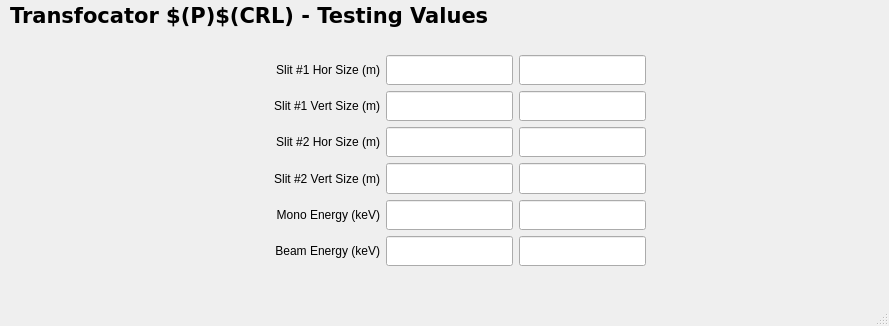
<?xml version="1.0" encoding="UTF-8"?>
<ui version="4.0">
 <class>MainWindow</class>
 <widget class="QMainWindow" name="MainWindow">
  <property name="geometry">
   <rect>
    <x>0</x>
    <y>0</y>
    <width>889</width>
    <height>326</height>
   </rect>
  </property>
  <property name="windowTitle">
   <string>MainWindow</string>
  </property>
  <widget class="QWidget" name="centralwidget">
   <widget class="caFrame" name="caframe_8">
    <property name="geometry">
     <rect>
      <x>0</x>
      <y>0</y>
      <width>1071</width>
      <height>31</height>
     </rect>
    </property>
    <property name="sizePolicy">
     <sizepolicy hsizetype="Expanding" vsizetype="Preferred">
      <horstretch>0</horstretch>
      <verstretch>0</verstretch>
     </sizepolicy>
    </property>
    <property name="maximumSize">
     <size>
      <width>1071</width>
      <height>16777215</height>
     </size>
    </property>
    <property name="lineWidth">
     <number>0</number>
    </property>
    <property name="background">
     <color>
      <red>0</red>
      <green>53</green>
      <blue>132</blue>
     </color>
    </property>
    <property name="backgroundMode">
     <enum>caFrame::Filled</enum>
    </property>
    <layout class="QHBoxLayout" name="horizontalLayout">
     <property name="spacing">
      <number>5</number>
     </property>
     <property name="leftMargin">
      <number>10</number>
     </property>
     <property name="topMargin">
      <number>2</number>
     </property>
     <property name="rightMargin">
      <number>0</number>
     </property>
     <property name="bottomMargin">
      <number>2</number>
     </property>
     <item>
      <widget class="caLabel" name="calabel">
       <property name="enabled">
        <bool>true</bool>
       </property>
       <property name="sizePolicy">
        <sizepolicy hsizetype="Preferred" vsizetype="Preferred">
         <horstretch>0</horstretch>
         <verstretch>0</verstretch>
        </sizepolicy>
       </property>
       <property name="maximumSize">
        <size>
         <width>1071</width>
         <height>16777215</height>
        </size>
       </property>
       <property name="font">
        <font>
         <family>Verdana</family>
         <pointsize>16</pointsize>
         <weight>75</weight>
         <bold>true</bold>
        </font>
       </property>
       <property name="text">
        <string>Transfocator $(P)$(CRL) - Testing Values</string>
       </property>
       <property name="alignment">
        <set>Qt::AlignLeading|Qt::AlignLeft|Qt::AlignVCenter</set>
       </property>
       <property name="fontScaleMode">
        <enum>ESimpleLabel::Height</enum>
       </property>
       <property name="foreground">
        <color>
         <red>228</red>
         <green>228</green>
         <blue>228</blue>
        </color>
       </property>
       <property name="background">
        <color alpha="0">
         <red>160</red>
         <green>160</green>
         <blue>164</blue>
        </color>
       </property>
      </widget>
     </item>
    </layout>
   </widget>
   <widget class="caFrame" name="caframe">
    <property name="geometry">
     <rect>
      <x>0</x>
      <y>40</y>
      <width>871</width>
      <height>301</height>
     </rect>
    </property>
    <widget class="QWidget" name="gridLayoutWidget_2">
     <property name="geometry">
      <rect>
       <x>120</x>
       <y>10</y>
       <width>531</width>
       <height>221</height>
      </rect>
     </property>
     <layout class="QGridLayout" name="gridLayout_2" rowstretch="1,1,1,1,1,1" columnstretch="2,1,1">
      <property name="margin">
       <number>5</number>
      </property>
      <item row="1" column="1">
       <widget class="caTextEntry" name="catextentry_20">
        <property name="sizePolicy">
         <sizepolicy hsizetype="Expanding" vsizetype="Expanding">
          <horstretch>0</horstretch>
          <verstretch>0</verstretch>
         </sizepolicy>
        </property>
        <property name="alignment">
         <set>Qt::AlignRight|Qt::AlignTrailing|Qt::AlignVCenter</set>
        </property>
        <property name="channel" stdset="0">
         <string notr="true">$(P)$(SLIT1V).VAL</string>
        </property>
        <property name="background">
         <color>
          <red>115</red>
          <green>223</green>
          <blue>255</blue>
         </color>
        </property>
        <property name="colorMode">
         <enum>caLineEdit::Static</enum>
        </property>
        <property name="precision">
         <number>3</number>
        </property>
       </widget>
      </item>
      <item row="5" column="2">
       <widget class="caLineEdit" name="caLineEdit_31">
        <property name="sizePolicy">
         <sizepolicy hsizetype="Expanding" vsizetype="Expanding">
          <horstretch>0</horstretch>
          <verstretch>0</verstretch>
         </sizepolicy>
        </property>
        <property name="font">
         <font>
          <pointsize>13</pointsize>
         </font>
        </property>
        <property name="text">
         <string/>
        </property>
        <property name="alignment">
         <set>Qt::AlignRight|Qt::AlignTrailing|Qt::AlignVCenter</set>
        </property>
        <property name="channel" stdset="0">
         <string notr="true">$(P)$(IDENERGY).VAL</string>
        </property>
        <property name="foreground">
         <color>
          <red>10</red>
          <green>0</green>
          <blue>184</blue>
         </color>
        </property>
        <property name="background">
         <color>
          <red>200</red>
          <green>200</green>
          <blue>200</blue>
         </color>
        </property>
        <property name="colorMode">
         <enum>caLineEdit::Static</enum>
        </property>
        <property name="precision">
         <number>3</number>
        </property>
        <property name="fontScaleMode" stdset="0">
         <enum>caLineEdit::None</enum>
        </property>
       </widget>
      </item>
      <item row="2" column="0">
       <widget class="caLabel" name="calabel_27">
        <property name="text">
         <string>Slit #2 Hor Size (m)</string>
        </property>
        <property name="alignment">
         <set>Qt::AlignRight|Qt::AlignTrailing|Qt::AlignVCenter</set>
        </property>
        <property name="fontScaleMode">
         <enum>ESimpleLabel::WidthAndHeight</enum>
        </property>
       </widget>
      </item>
      <item row="0" column="2">
       <widget class="caLineEdit" name="caLineEdit_33">
        <property name="sizePolicy">
         <sizepolicy hsizetype="Expanding" vsizetype="Expanding">
          <horstretch>0</horstretch>
          <verstretch>0</verstretch>
         </sizepolicy>
        </property>
        <property name="font">
         <font>
          <pointsize>13</pointsize>
         </font>
        </property>
        <property name="text">
         <string/>
        </property>
        <property name="alignment">
         <set>Qt::AlignRight|Qt::AlignTrailing|Qt::AlignVCenter</set>
        </property>
        <property name="channel" stdset="0">
         <string notr="true">$(P)$(SLIT1H).VAL</string>
        </property>
        <property name="foreground">
         <color>
          <red>10</red>
          <green>0</green>
          <blue>184</blue>
         </color>
        </property>
        <property name="background">
         <color>
          <red>200</red>
          <green>200</green>
          <blue>200</blue>
         </color>
        </property>
        <property name="colorMode">
         <enum>caLineEdit::Static</enum>
        </property>
        <property name="precision">
         <number>3</number>
        </property>
        <property name="fontScaleMode" stdset="0">
         <enum>caLineEdit::None</enum>
        </property>
       </widget>
      </item>
      <item row="0" column="0">
       <widget class="caLabel" name="calabel_26">
        <property name="text">
         <string>Slit #1 Hor Size (m)</string>
        </property>
        <property name="alignment">
         <set>Qt::AlignRight|Qt::AlignTrailing|Qt::AlignVCenter</set>
        </property>
        <property name="fontScaleMode">
         <enum>ESimpleLabel::WidthAndHeight</enum>
        </property>
       </widget>
      </item>
      <item row="1" column="2">
       <widget class="caLineEdit" name="caLineEdit_32">
        <property name="sizePolicy">
         <sizepolicy hsizetype="Expanding" vsizetype="Expanding">
          <horstretch>0</horstretch>
          <verstretch>0</verstretch>
         </sizepolicy>
        </property>
        <property name="font">
         <font>
          <pointsize>13</pointsize>
         </font>
        </property>
        <property name="text">
         <string/>
        </property>
        <property name="alignment">
         <set>Qt::AlignRight|Qt::AlignTrailing|Qt::AlignVCenter</set>
        </property>
        <property name="channel" stdset="0">
         <string notr="true">$(P)$(SLIT1V).VAL</string>
        </property>
        <property name="foreground">
         <color>
          <red>10</red>
          <green>0</green>
          <blue>184</blue>
         </color>
        </property>
        <property name="background">
         <color>
          <red>200</red>
          <green>200</green>
          <blue>200</blue>
         </color>
        </property>
        <property name="colorMode">
         <enum>caLineEdit::Static</enum>
        </property>
        <property name="precision">
         <number>3</number>
        </property>
        <property name="fontScaleMode" stdset="0">
         <enum>caLineEdit::None</enum>
        </property>
       </widget>
      </item>
      <item row="4" column="2">
       <widget class="caLineEdit" name="caLineEdit_30">
        <property name="sizePolicy">
         <sizepolicy hsizetype="Expanding" vsizetype="Expanding">
          <horstretch>0</horstretch>
          <verstretch>0</verstretch>
         </sizepolicy>
        </property>
        <property name="font">
         <font>
          <pointsize>13</pointsize>
         </font>
        </property>
        <property name="text">
         <string/>
        </property>
        <property name="alignment">
         <set>Qt::AlignRight|Qt::AlignTrailing|Qt::AlignVCenter</set>
        </property>
        <property name="channel" stdset="0">
         <string notr="true">$(P)$(MONOE).VAL</string>
        </property>
        <property name="foreground">
         <color>
          <red>10</red>
          <green>0</green>
          <blue>184</blue>
         </color>
        </property>
        <property name="background">
         <color>
          <red>200</red>
          <green>200</green>
          <blue>200</blue>
         </color>
        </property>
        <property name="colorMode">
         <enum>caLineEdit::Static</enum>
        </property>
        <property name="precision">
         <number>3</number>
        </property>
        <property name="fontScaleMode" stdset="0">
         <enum>caLineEdit::None</enum>
        </property>
       </widget>
      </item>
      <item row="5" column="1">
       <widget class="caTextEntry" name="catextentry_19">
        <property name="sizePolicy">
         <sizepolicy hsizetype="Expanding" vsizetype="Expanding">
          <horstretch>0</horstretch>
          <verstretch>0</verstretch>
         </sizepolicy>
        </property>
        <property name="alignment">
         <set>Qt::AlignRight|Qt::AlignTrailing|Qt::AlignVCenter</set>
        </property>
        <property name="channel" stdset="0">
         <string notr="true">$(P)$(IDENERGY).VAL</string>
        </property>
        <property name="background">
         <color>
          <red>115</red>
          <green>223</green>
          <blue>255</blue>
         </color>
        </property>
        <property name="colorMode">
         <enum>caLineEdit::Static</enum>
        </property>
        <property name="precision">
         <number>3</number>
        </property>
       </widget>
      </item>
      <item row="4" column="1">
       <widget class="caTextEntry" name="catextentry_18">
        <property name="sizePolicy">
         <sizepolicy hsizetype="Expanding" vsizetype="Expanding">
          <horstretch>0</horstretch>
          <verstretch>0</verstretch>
         </sizepolicy>
        </property>
        <property name="alignment">
         <set>Qt::AlignRight|Qt::AlignTrailing|Qt::AlignVCenter</set>
        </property>
        <property name="channel" stdset="0">
         <string notr="true">$(P)$(MONOE).VAL</string>
        </property>
        <property name="background">
         <color>
          <red>115</red>
          <green>223</green>
          <blue>255</blue>
         </color>
        </property>
        <property name="colorMode">
         <enum>caLineEdit::Static</enum>
        </property>
        <property name="precision">
         <number>3</number>
        </property>
       </widget>
      </item>
      <item row="1" column="0">
       <widget class="caLabel" name="calabel_25">
        <property name="text">
         <string>Slit #1 Vert Size (m)</string>
        </property>
        <property name="alignment">
         <set>Qt::AlignRight|Qt::AlignTrailing|Qt::AlignVCenter</set>
        </property>
        <property name="fontScaleMode">
         <enum>ESimpleLabel::WidthAndHeight</enum>
        </property>
       </widget>
      </item>
      <item row="2" column="1">
       <widget class="caTextEntry" name="catextentry_22">
        <property name="sizePolicy">
         <sizepolicy hsizetype="Expanding" vsizetype="Expanding">
          <horstretch>0</horstretch>
          <verstretch>0</verstretch>
         </sizepolicy>
        </property>
        <property name="alignment">
         <set>Qt::AlignRight|Qt::AlignTrailing|Qt::AlignVCenter</set>
        </property>
        <property name="channel" stdset="0">
         <string notr="true">$(P)$(SLIT2H).VAL</string>
        </property>
        <property name="background">
         <color>
          <red>115</red>
          <green>223</green>
          <blue>255</blue>
         </color>
        </property>
        <property name="colorMode">
         <enum>caLineEdit::Static</enum>
        </property>
        <property name="precision">
         <number>3</number>
        </property>
       </widget>
      </item>
      <item row="5" column="0">
       <widget class="caLabel" name="calabel_23">
        <property name="text">
         <string>Beam Energy (keV)</string>
        </property>
        <property name="alignment">
         <set>Qt::AlignRight|Qt::AlignTrailing|Qt::AlignVCenter</set>
        </property>
        <property name="fontScaleMode">
         <enum>ESimpleLabel::WidthAndHeight</enum>
        </property>
       </widget>
      </item>
      <item row="0" column="1">
       <widget class="caTextEntry" name="catextentry_21">
        <property name="sizePolicy">
         <sizepolicy hsizetype="Expanding" vsizetype="Expanding">
          <horstretch>0</horstretch>
          <verstretch>0</verstretch>
         </sizepolicy>
        </property>
        <property name="alignment">
         <set>Qt::AlignRight|Qt::AlignTrailing|Qt::AlignVCenter</set>
        </property>
        <property name="channel" stdset="0">
         <string notr="true">$(P)$(SLIT1H).VAL</string>
        </property>
        <property name="background">
         <color>
          <red>115</red>
          <green>223</green>
          <blue>255</blue>
         </color>
        </property>
        <property name="colorMode">
         <enum>caLineEdit::Static</enum>
        </property>
        <property name="precision">
         <number>3</number>
        </property>
       </widget>
      </item>
      <item row="4" column="0">
       <widget class="caLabel" name="calabel_22">
        <property name="text">
         <string>Mono Energy (keV)</string>
        </property>
        <property name="alignment">
         <set>Qt::AlignRight|Qt::AlignTrailing|Qt::AlignVCenter</set>
        </property>
        <property name="fontScaleMode">
         <enum>ESimpleLabel::WidthAndHeight</enum>
        </property>
       </widget>
      </item>
      <item row="2" column="2">
       <widget class="caLineEdit" name="caLineEdit_34">
        <property name="sizePolicy">
         <sizepolicy hsizetype="Expanding" vsizetype="Expanding">
          <horstretch>0</horstretch>
          <verstretch>0</verstretch>
         </sizepolicy>
        </property>
        <property name="font">
         <font>
          <pointsize>13</pointsize>
         </font>
        </property>
        <property name="text">
         <string/>
        </property>
        <property name="alignment">
         <set>Qt::AlignRight|Qt::AlignTrailing|Qt::AlignVCenter</set>
        </property>
        <property name="channel" stdset="0">
         <string notr="true">$(P)$(SLIT2H).VAL</string>
        </property>
        <property name="foreground">
         <color>
          <red>10</red>
          <green>0</green>
          <blue>184</blue>
         </color>
        </property>
        <property name="background">
         <color>
          <red>200</red>
          <green>200</green>
          <blue>200</blue>
         </color>
        </property>
        <property name="colorMode">
         <enum>caLineEdit::Static</enum>
        </property>
        <property name="precision">
         <number>3</number>
        </property>
        <property name="fontScaleMode" stdset="0">
         <enum>caLineEdit::None</enum>
        </property>
       </widget>
      </item>
      <item row="3" column="0">
       <widget class="caLabel" name="calabel_28">
        <property name="text">
         <string>Slit #2 Vert Size (m)</string>
        </property>
        <property name="alignment">
         <set>Qt::AlignRight|Qt::AlignTrailing|Qt::AlignVCenter</set>
        </property>
        <property name="fontScaleMode">
         <enum>ESimpleLabel::WidthAndHeight</enum>
        </property>
       </widget>
      </item>
      <item row="3" column="1">
       <widget class="caTextEntry" name="catextentry_23">
        <property name="sizePolicy">
         <sizepolicy hsizetype="Expanding" vsizetype="Expanding">
          <horstretch>0</horstretch>
          <verstretch>0</verstretch>
         </sizepolicy>
        </property>
        <property name="alignment">
         <set>Qt::AlignRight|Qt::AlignTrailing|Qt::AlignVCenter</set>
        </property>
        <property name="channel" stdset="0">
         <string notr="true">$(P)$(SLIT2V).VAL</string>
        </property>
        <property name="background">
         <color>
          <red>115</red>
          <green>223</green>
          <blue>255</blue>
         </color>
        </property>
        <property name="colorMode">
         <enum>caLineEdit::Static</enum>
        </property>
        <property name="precision">
         <number>3</number>
        </property>
       </widget>
      </item>
      <item row="3" column="2">
       <widget class="caLineEdit" name="caLineEdit_35">
        <property name="sizePolicy">
         <sizepolicy hsizetype="Expanding" vsizetype="Expanding">
          <horstretch>0</horstretch>
          <verstretch>0</verstretch>
         </sizepolicy>
        </property>
        <property name="font">
         <font>
          <pointsize>13</pointsize>
         </font>
        </property>
        <property name="text">
         <string/>
        </property>
        <property name="alignment">
         <set>Qt::AlignRight|Qt::AlignTrailing|Qt::AlignVCenter</set>
        </property>
        <property name="channel" stdset="0">
         <string notr="true">$(P)$(SLIT2V).VAL</string>
        </property>
        <property name="foreground">
         <color>
          <red>10</red>
          <green>0</green>
          <blue>184</blue>
         </color>
        </property>
        <property name="background">
         <color>
          <red>200</red>
          <green>200</green>
          <blue>200</blue>
         </color>
        </property>
        <property name="colorMode">
         <enum>caLineEdit::Static</enum>
        </property>
        <property name="precision">
         <number>3</number>
        </property>
        <property name="fontScaleMode" stdset="0">
         <enum>caLineEdit::None</enum>
        </property>
       </widget>
      </item>
     </layout>
    </widget>
   </widget>
  </widget>
  <widget class="QStatusBar" name="statusbar"/>
 </widget>
 <customwidgets>
  <customwidget>
   <class>caTextEntry</class>
   <extends>caLineEdit</extends>
   <header>caTextEntry</header>
  </customwidget>
  <customwidget>
   <class>caFrame</class>
   <extends>QFrame</extends>
   <header>caFrame</header>
   <container>1</container>
  </customwidget>
  <customwidget>
   <class>caLabel</class>
   <extends>QLabel</extends>
   <header>caLabel</header>
  </customwidget>
  <customwidget>
   <class>caLineEdit</class>
   <extends>QLineEdit</extends>
   <header>caLineEdit</header>
  </customwidget>
 </customwidgets>
 <resources/>
 <connections/>
</ui>
